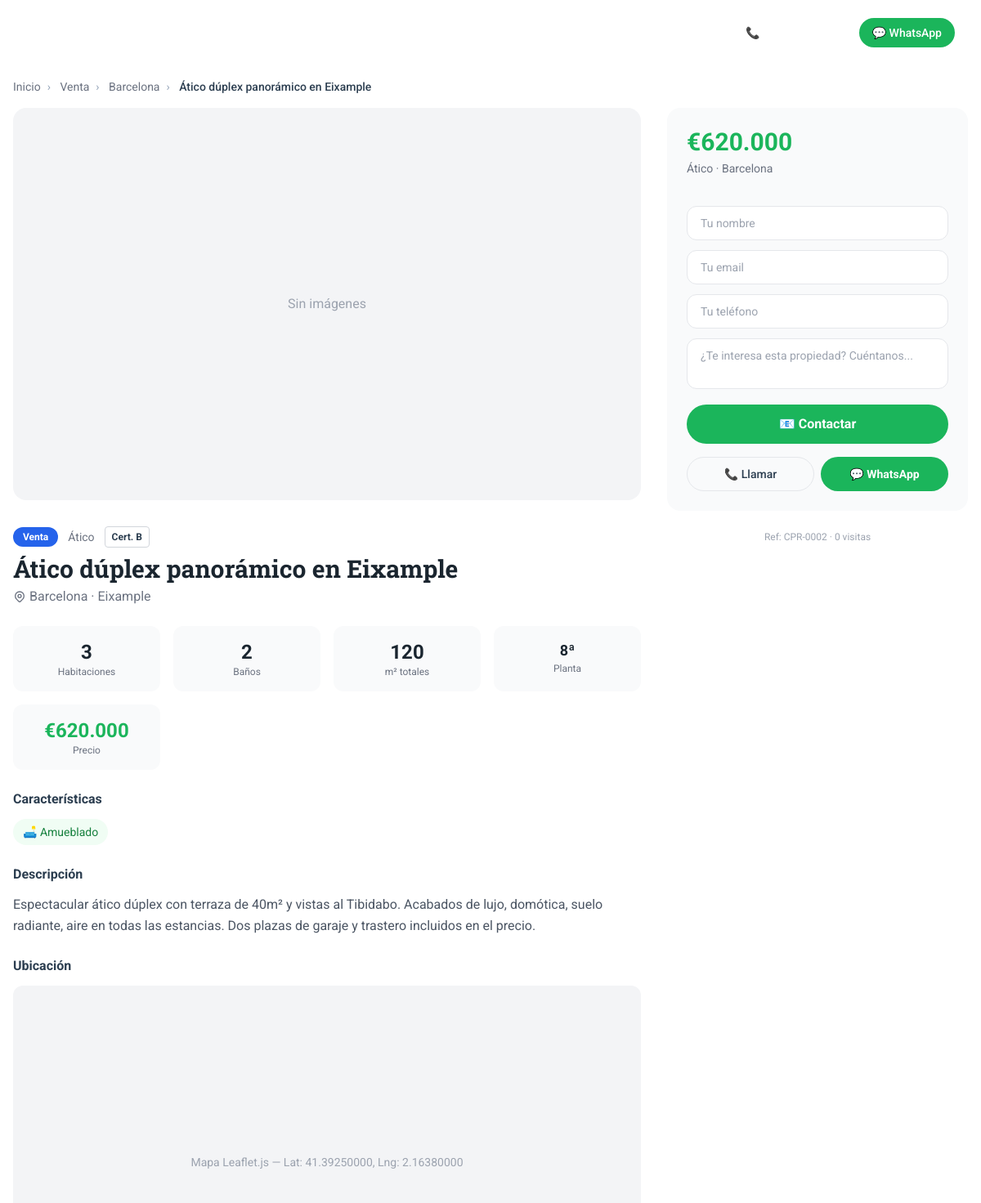
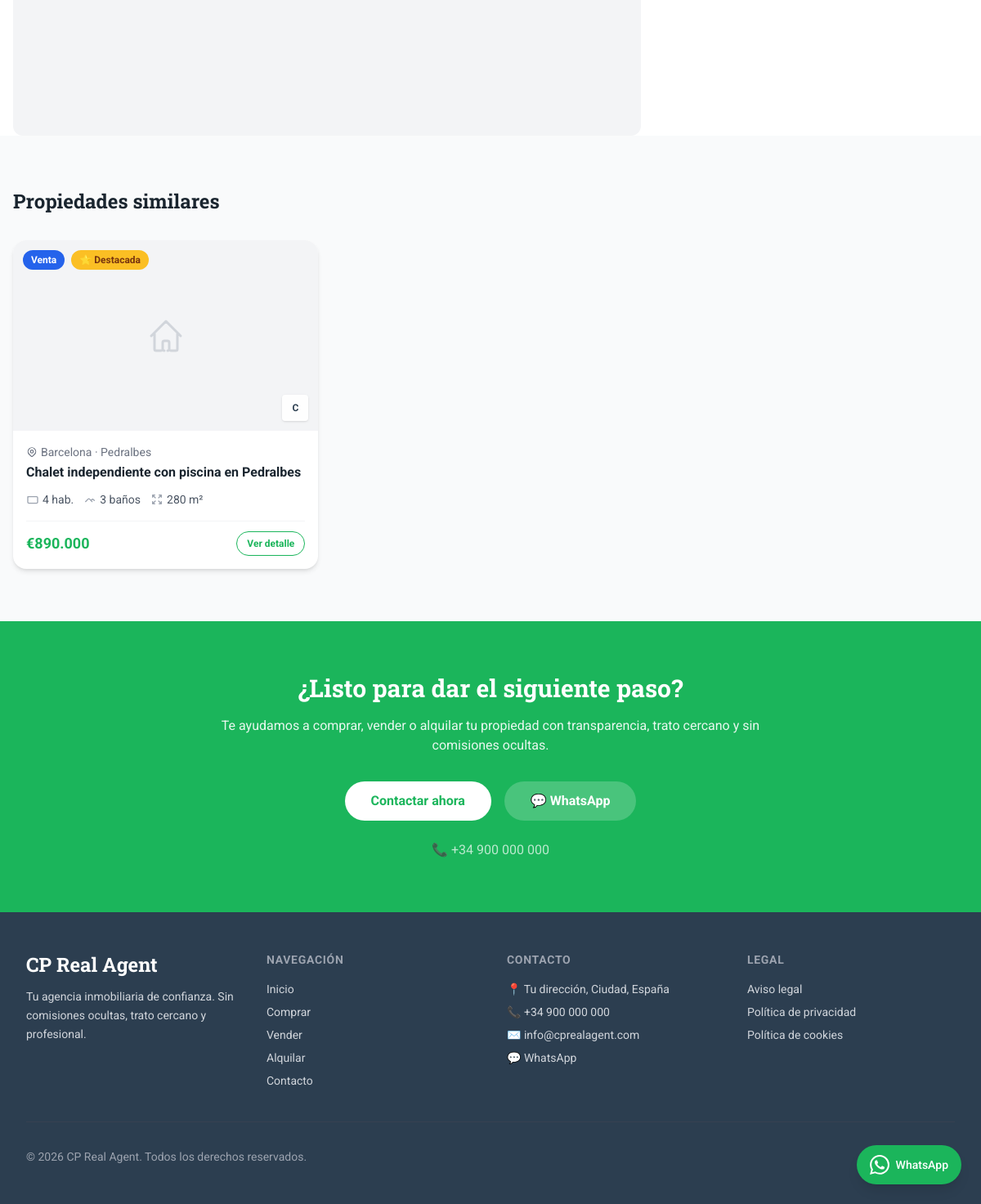
Page /propiedad/atico-duplex-panoramico-eixample-barcelona/ on the committed database (2 pictures, top to bottom).
### tables this page shows
CREATE TABLE IF NOT EXISTS `propiedades` (
  `id` INT AUTO_INCREMENT PRIMARY KEY,
  `titulo` VARCHAR(200) NOT NULL,
  `slug` VARCHAR(220) UNIQUE NOT NULL,
  `descripcion` TEXT NOT NULL,
  `tipo_operacion` ENUM('alquiler','venta','traspaso','compartir') NOT NULL,
  `tipo_inmueble` ENUM('piso','casa','chalet','atico','duplex','estudio','local','oficina','terreno','garaje') NOT NULL,
  `precio` DECIMAL(12,2) NOT NULL,
  `moneda` CHAR(3) DEFAULT 'EUR',
  `superficie` DECIMAL(8,2) DEFAULT NULL,
  `superficie_util` DECIMAL(8,2) DEFAULT NULL,
  `habitaciones` TINYINT DEFAULT NULL,
  `banos` TINYINT DEFAULT NULL,
  `planta` VARCHAR(50) DEFAULT NULL,
  `ascensor` TINYINT(1) DEFAULT 0,
  `terraza` TINYINT(1) DEFAULT 0,
  `garaje` TINYINT(1) DEFAULT 0,
  `piscina` TINYINT(1) DEFAULT 0,
  `aire_acondicionado` TINYINT(1) DEFAULT 0,
  `amueblado` TINYINT(1) DEFAULT 0,
  `certificacion_energetica` CHAR(1) DEFAULT NULL,
  `ciudad` VARCHAR(100) NOT NULL,
  `zona_barrio` VARCHAR(100) DEFAULT NULL,
  `direccion` VARCHAR(255) DEFAULT NULL,
  `lat` DECIMAL(10,8) DEFAULT NULL,
  `lng` DECIMAL(11,8) DEFAULT NULL,
  `destacada` TINYINT(1) DEFAULT 0,
  `activa` TINYINT(1) DEFAULT 1,
  `visitas` INT DEFAULT 0,
  `created_at` TIMESTAMP DEFAULT CURRENT_TIMESTAMP,
  `updated_at` TIMESTAMP DEFAULT CURRENT_TIMESTAMP ON UPDATE CURRENT_TIMESTAMP,
  INDEX idx_operacion (`tipo_operacion`),
  INDEX idx_ciudad (`ciudad`),
  INDEX idx_tipo (`tipo_inmueble`),
  INDEX idx_precio (`precio`),
  INDEX idx_destacada (`destacada`, `activa`),
  FULLTEXT idx_busqueda (`titulo`, `descripcion`, `ciudad`, `zona_barrio`)
);

### propiedades/ver.php (the view, shortened to what the rows shown need)
<?php
require_once __DIR__ . '/../includes/security.php';
require_once __DIR__ . '/../includes/functions.php';
$db = getDB();
$slug = sanitize($_GET['slug'] ?? '');
$stmt = $db->prepare("SELECT * FROM propiedades WHERE slug = ? AND activa = 1");
$stmt->execute([$slug]);
$prop = $stmt->fetch();
$simStmt = $db->prepare("SELECT * FROM propiedades WHERE activa = 1 AND tipo_operacion = ? AND ciudad = ? AND id != ? ORDER BY created_at DESC LIMIT 3");
$simStmt->execute([$prop['tipo_operacion'], $prop['ciudad'], $prop['id']]);
$similares = $simStmt->fetchAll();
$precioText = format_price((float)$prop['precio'], $prop['tipo_operacion']);
require_once __DIR__ . '/../includes/header.php';
?>
<nav class="max-w-7xl mx-auto px-4 py-4 text-sm text-gray-500" aria-label="Breadcrumb">
    <a href="/" class="hover:text-primary breadcrumb-sep">Inicio</a>
    <a href="/<?= $prop['tipo_operacion'] ?>/" class="hover:text-primary breadcrumb-sep"><?= tipo_operacion_label($prop['tipo_operacion']) ?></a>
    <a href="/<?= $prop['tipo_operacion'] ?>/<?= slugify($prop['ciudad']) ?>/" class="hover:text-primary breadcrumb-sep"><?= e($prop['ciudad']) ?></a>
    <span class="text-accent font-medium"><?= e($prop['titulo']) ?></span>
</nav>
<section class="max-w-7xl mx-auto px-4">
    <div class="grid grid-cols-1 lg:grid-cols-3 gap-8">
        <div class="lg:col-span-2 space-y-8">
            <div class="space-y-6">
                <div>
                    <div class="flex flex-wrap items-center gap-3 mb-2">
                        <span class="px-3 py-1 text-xs font-bold text-white rounded-full <?= tipo_operacion_color($prop['tipo_operacion']) ?>">
                            <?= tipo_operacion_label($prop['tipo_operacion']) ?>
                        </span>
                        <span class="text-sm text-gray-500"><?= tipo_inmueble_label($prop['tipo_inmueble']) ?></span>
                        <?php if ($prop['certificacion_energetica']): ?>
                        <span class="px-2 py-1 text-xs font-bold text-accent border border-gray-300 rounded">
                            Cert. <?= e($prop['certificacion_energetica']) ?>
                        </span>
                        <?php endif; ?>
                    </div>
                    <h1 class="text-2xl md:text-3xl font-slab font-bold text-accent-dark"><?= e($prop['titulo']) ?></h1>
                    <div class="flex items-center gap-1 text-gray-500 mt-1">
                        <?= e($prop['ciudad']) ?><?php if ($prop['zona_barrio']) echo ' · ' . e($prop['zona_barrio']) ?>
                    </div>
                </div>
                <div class="grid grid-cols-2 sm:grid-cols-4 gap-4">
                    <?php if ($prop['habitaciones']): ?>
                    <div class="text-center p-4 bg-gray-50 rounded-xl">
                        <div class="text-2xl font-bold text-accent-dark"><?= (int)$prop['habitaciones'] ?></div>
                        <div class="text-xs text-gray-500">Habitaciones</div>
                    </div>
                    <?php endif; ?>
                    <?php if ($prop['banos']): ?>
                    <div class="text-center p-4 bg-gray-50 rounded-xl">
                        <div class="text-2xl font-bold text-accent-dark"><?= (int)$prop['banos'] ?></div>
                        <div class="text-xs text-gray-500">Baños</div>
                    </div>
                    <?php endif; ?>
                    <?php if ($prop['superficie']): ?>
                    <div class="text-center p-4 bg-gray-50 rounded-xl">
                        <div class="text-2xl font-bold text-accent-dark"><?= number_format((float)$prop['superficie'], 0) ?></div>
                        <div class="text-xs text-gray-500">m² totales</div>
                    </div>
                    <?php endif; ?>
                    <?php if ($prop['planta']): ?>
                    <div class="text-center p-4 bg-gray-50 rounded-xl">
                        <div class="text-lg font-bold text-accent-dark"><?= e($prop['planta']) ?></div>
                        <div class="text-xs text-gray-500">Planta</div>
                    </div>
                    <?php endif; ?>
                    <div class="text-center p-4 bg-gray-50 rounded-xl">
                        <div class="text-2xl font-bold text-primary"><?= $precioText ?></div>
                        <div class="text-xs text-gray-500"><?= $prop['tipo_operacion'] === 'alquiler' ? 'Mensual' : 'Precio' ?></div>
                    </div>
                </div>
                <div>
                    <h3 class="font-bold text-accent mb-3">Descripción</h3>
                    <div class="text-gray-600 leading-relaxed whitespace-pre-line"><?= e($prop['descripcion']) ?></div>
                </div>
                <?php if ($prop['lat'] && $prop['lng']): ?>
                <div>
                    <h3 class="font-bold text-accent mb-3">Ubicación</h3>
                    <div class="rounded-xl overflow-hidden bg-gray-100 aspect-video flex items-center justify-center">
                        <span class="text-gray-400 text-sm">Mapa Leaflet.js — Lat: <?= $prop['lat'] ?>, Lng: <?= $prop['lng'] ?></span>
                    </div>
                </div>
                <?php endif; ?>
            </div>
        </div>
        <div class="lg:col-span-1">
            <div class="sticky top-24 space-y-6">
                <div class="p-6 bg-gray-50 rounded-2xl">
                    <div class="text-3xl font-bold text-primary mb-1"><?= $precioText ?></div>
                    <div class="text-sm text-gray-500 mb-6">
                        <?= tipo_inmueble_label($prop['tipo_inmueble']) ?> · <?= e($prop['ciudad']) ?>
                    </div>
                    <form method="POST" class="space-y-3">
                        <input type="text" name="nombre" placeholder="Tu nombre" required
                               class="w-full px-4 py-2.5 text-sm rounded-xl border border-gray-200 focus:border-primary outline-none">
                        <input type="email" name="email" placeholder="Tu email" required
                               class="w-full px-4 py-2.5 text-sm rounded-xl border border-gray-200 focus:border-primary outline-none">
                        <input type="tel" name="telefono" placeholder="Tu teléfono"
                               class="w-full px-4 py-2.5 text-sm rounded-xl border border-gray-200 focus:border-primary outline-none">
                        <textarea name="mensaje" placeholder="¿Te interesa esta propiedad? Cuéntanos..." rows="2"
                                  class="w-full px-4 py-2.5 text-sm rounded-xl border border-gray-200 focus:border-primary outline-none resize-none"></textarea>
                        <button type="submit" class="w-full py-3 bg-primary text-white font-bold rounded-full hover:bg-primary-dark transition-colors">
                        </button>
                    </form>
                    <div class="grid grid-cols-2 gap-2 mt-4">
                        <a href="tel:<?= SITE_PHONE ?>"
                           class="flex items-center justify-center gap-1.5 py-2.5 text-sm font-medium border border-gray-200 rounded-full hover:bg-gray-100 transition-colors">
                        </a>
                        <a href="<?= whatsapp_link(WHATSAPP_NUMBER, 'Hola, me interesa: ' . $prop['titulo'] . ' - ' . SITE_URL . '/propiedad/' . $prop['slug'] . '/') ?>"
                           target="_blank"
                           class="flex items-center justify-center gap-1.5 py-2.5 text-sm font-bold text-white bg-primary rounded-full hover:bg-primary-dark transition-colors">
                        </a>
                    </div>
                </div>
                <div class="text-center text-xs text-gray-400">
                    Ref: CPR-<?= str_pad($prop['id'], 4, '0', STR_PAD_LEFT) ?> · <?= $prop['visitas'] ?> visitas
                </div>
            </div>
        </div>
    </div>
</section>
<?php if (count($similares) > 0): ?>
<section class="py-16 bg-gray-50">
    <div class="max-w-7xl mx-auto px-4">
        <h2 class="text-2xl font-slab font-bold text-accent-dark mb-8">Propiedades similares</h2>
        <div class="grid grid-cols-1 md:grid-cols-3 gap-6">
            <?php foreach ($similares as $prop): ?>
                <?php require __DIR__ . '/../includes/property-card.php'; ?>
            <?php endforeach; ?>
        </div>
    </div>
</section>
<?php endif; ?>
<?php require_once __DIR__ . '/../includes/footer.php'; ?>

### includes/property-card.php (shortened to what the rows shown need)
<?php
$portada = get_portada($prop['id'], $db);
$precioText = format_price((float)$prop['precio'], $prop['tipo_operacion']);
$opColor = tipo_operacion_color($prop['tipo_operacion']);
$opLabel = tipo_operacion_label($prop['tipo_operacion']);
$slug = e($prop['slug']);
?>
<article class="group bg-white rounded-2xl overflow-hidden shadow-md hover:shadow-xl transition-all duration-300">
    <a href="/propiedad/<?= $slug ?>/" class="block relative overflow-hidden aspect-[16/10]">
        <?php if ($portada): ?>
        <img src="<?= e($portada) ?>" alt="<?= e($prop['titulo']) ?>"
             class="w-full h-full object-cover group-hover:scale-103 transition-transform duration-300"
             loading="lazy" width="640" height="400">
        <?php else: ?>
        <div class="w-full h-full bg-gray-100 flex items-center justify-center">
            <svg class="w-12 h-12 text-gray-300" fill="none" stroke="currentColor" viewBox="0 0 24 24"><path stroke-linecap="round" stroke-linejoin="round" stroke-width="1.5" d="M3 12l2-2m0 0l7-7 7 7M5 10v10a1 1 0 001 1h3m10-11l2 2m-2-2v10a1 1 0 01-1 1h-3m-4 0a1 1 0 01-1-1v-4a1 1 0 011-1h2a1 1 0 011 1v4a1 1 0 01-1 1"/></svg>
        </div>
        <?php endif; ?>
        <div class="absolute top-3 left-3 flex gap-2">
            <span class="px-2.5 py-1 text-xs font-bold text-white rounded-full <?= $opColor ?>"><?= $opLabel ?></span>
            <?php if ($prop['destacada']): ?>
            <span class="px-2.5 py-1 text-xs font-bold text-amber-900 bg-amber-400 rounded-full">⭐ Destacada</span>
            <?php endif; ?>
        </div>
        <?php if ($prop['certificacion_energetica']): ?>
        <div class="absolute bottom-3 right-3 w-8 h-8 rounded bg-white/90 flex items-center justify-center text-xs font-bold text-accent shadow">
            <?= e($prop['certificacion_energetica']) ?>
        </div>
        <?php endif; ?>
    </a>
    <div class="p-4">
        <div class="flex items-center gap-1 text-sm text-gray-500 mb-1">
            <span><?= e($prop['ciudad']) ?><?php if ($prop['zona_barrio']) echo ' · ' . e($prop['zona_barrio']) ?></span>
        </div>
        <a href="/propiedad/<?= $slug ?>/" class="block">
            <h3 class="font-bold text-accent-dark leading-snug group-hover:text-primary transition-colors line-clamp-2">
                <?= e($prop['titulo']) ?>
            </h3>
        </a>
        <div class="flex items-center gap-3 mt-3 text-sm text-gray-600">
            <?php if ($prop['habitaciones']): ?>
            <span class="flex items-center gap-1">
                <svg class="w-4 h-4 text-gray-400" fill="none" stroke="currentColor" viewBox="0 0 24 24"><path stroke-linecap="round" stroke-linejoin="round" stroke-width="2" d="M3 7v10a2 2 0 002 2h14a2 2 0 002-2V9a2 2 0 00-2-2H5a2 2 0 00-2 2z"/></svg>
                <?= (int)$prop['habitaciones'] ?> hab.
            </span>
            <?php endif; ?>
            <?php if ($prop['banos']): ?>
            <span class="flex items-center gap-1">
                <svg class="w-4 h-4 text-gray-400" fill="none" stroke="currentColor" viewBox="0 0 24 24"><path stroke-linecap="round" stroke-linejoin="round" stroke-width="2" d="M4 16l4.586-4.586a2 2 0 012.828 0L16 16m-2-2l1.586-1.586a2 2 0 012.828 0L20 14"/></svg>
                <?= (int)$prop['banos'] ?> baño<?= (int)$prop['banos'] > 1 ? 's' : '' ?>
            </span>
            <?php endif; ?>
            <?php if ($prop['superficie']): ?>
            <span class="flex items-center gap-1">
                <svg class="w-4 h-4 text-gray-400" fill="none" stroke="currentColor" viewBox="0 0 24 24"><path stroke-linecap="round" stroke-linejoin="round" stroke-width="2" d="M4 8V4m0 0h4M4 4l5 5m11-1V4m0 0h-4m4 0l-5 5M4 16v4m0 0h4m-4 0l5-5m11 5l-5-5m5 5v-4m0 4h-4"/></svg>
                <?= number_format((float)$prop['superficie'], 0) ?> m²
            </span>
            <?php endif; ?>
        </div>
        <div class="flex items-center justify-between mt-4 pt-3 border-t border-gray-100">
            <span class="text-lg font-bold text-primary"><?= $precioText ?></span>
            <a href="/propiedad/<?= $slug ?>/"
               class="px-3 py-1.5 text-xs font-bold text-primary border border-primary rounded-full hover:bg-primary hover:text-white transition-colors">
                Ver detalle
            </a>
        </div>
    </div>
</article>

### rows in the picture
propiedades: tipo_operacion "Venta", ciudad "Barcelona", titulo "Ático dúplex panorámico en Eixample", tipo_inmueble "Ático", certificacion_energetica "B", zona_barrio "Eixample", habitaciones "3", banos "2", superficie "120", planta "8ª", precioText "€620.000", descripcion "Espectacular ático dúplex con terraza de 40m² y vistas al Tibidabo. Acabados de lujo, domótica, suelo radiante, aire en todas las estancias. Dos plazas de garaje y trastero incluidos en el precio.", lat "41.39250000", lng "2.16380000", id "0002", visitas "0"
propiedades: tipo_operacion "Venta", destacada "⭐ Destacada", certificacion_energetica "C", ciudad "Barcelona", zona_barrio "Pedralbes", titulo "Chalet independiente con piscina en Pedralbes", habitaciones "4", banos "3", superficie "280", precioText "€890.000"

### other values in the picture
$label "🛋️ Amueblado"
SITE_PHONE "+34 900 000 000"
SITE_TAGLINE "Tu agencia inmobiliaria de confianza"
SITE_ADDRESS "Tu dirección, Ciudad, España"
SITE_EMAIL "info@cprealagent.com"
